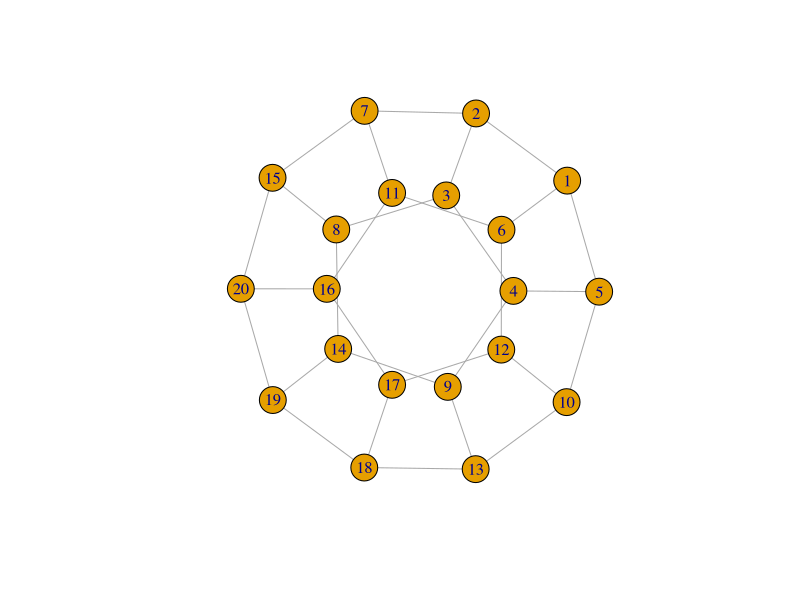

The R source for this figure:
library(igraph)

grafo = make_graph("Dodecahedron")
grafo1 = graph(edges = c(1,2,3,4))
grafo2 = graph(edges = c(1,2,2,3,3,4,4,1,1,4,4,3,3,2,2,1))
grafo3 = graph_from_literal(1-+2, 2-+3, 3++4, 4-+1)
grafo4 = graph_from_literal(1-2, 2-3, 3-4, 4-1)

start = 6
end = 19
plot(grafo)
# distances(grafo)
# shortest_paths(grafo, 2)
all_shortest_paths(grafo, start, end)
# mean_distance(grafo)
